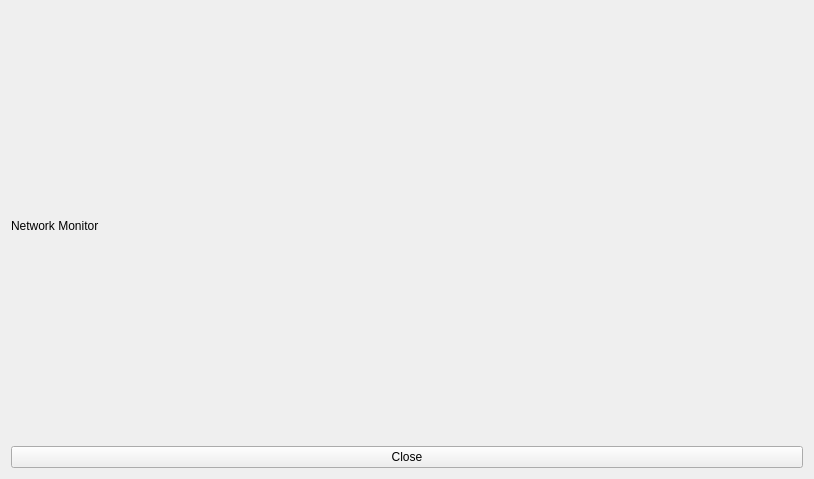
<?xml version="1.0" encoding="UTF-8"?>
<ui version="4.0">
 <class>NetworkMonitorClass</class>
 <widget class="QWidget" name="NetworkMonitorClass">
  <property name="geometry">
   <rect>
    <x>0</x>
    <y>0</y>
    <width>814</width>
    <height>479</height>
   </rect>
  </property>
  <property name="windowTitle">
   <string>NetworkMonitor</string>
  </property>
  <layout class="QVBoxLayout" name="verticalLayout">
   <item>
    <widget class="QLabel" name="label">
     <property name="text">
      <string>Network Monitor</string>
     </property>
    </widget>
   </item>
   <item>
    <widget class="QPushButton" name="closeButton">
     <property name="text">
      <string>Close</string>
     </property>
    </widget>
   </item>
  </layout>
 </widget>
 <layoutdefault spacing="6" margin="11"/>
 <resources>
  <include location="NetworkMonitor.qrc"/>
 </resources>
 <connections/>
</ui>
